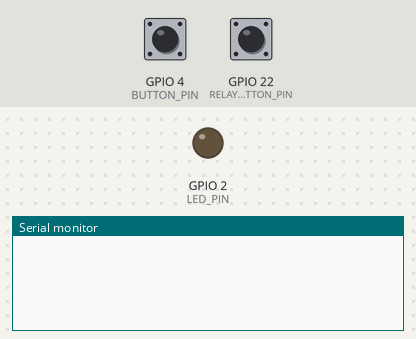
Simulated run of this sketch. Board: ESP32. Shown: output pins drawn as LEDs (lit = HIGH), the last lines printed to the serial monitor. The test bench sets the inputs (shaded band); at power-on: GPIO 4 (BUTTON_PIN) HIGH, GPIO 22 (RELAY_BUTTON_PIN) HIGH.

Above: at 1.2 s.
1.3 s: GPIO 4 (BUTTON_PIN) pulled LOW for 0.15 s
At 1.8 s:
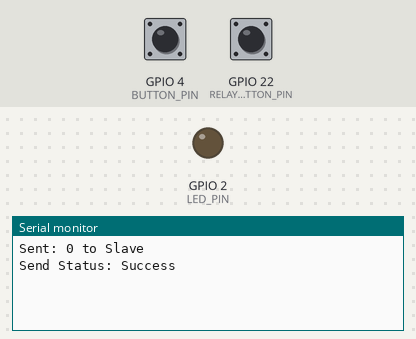
2.9 s: GPIO 22 (RELAY_BUTTON_PIN) pulled LOW for 0.15 s
At 4.3 s:
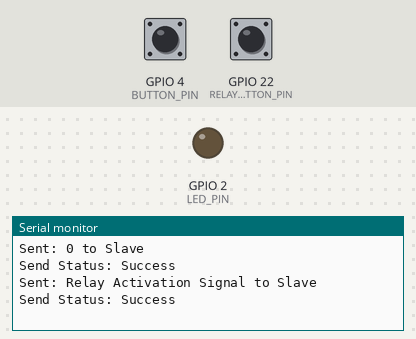

The sketch:

ESP32_esp-now_master.ino
```cpp
// ESP-NOW Master (Sender) Code
#include <esp_now.h>
#include <WiFi.h>

#define BUTTON_PIN 4   // GPIO for sending 0
#define RELAY_BUTTON_PIN 22 // GPIO for sending relay activation signal
#define LED_PIN 2      // GPIO for status indication (optional)
uint8_t slaveAddress[] = {0xEC, 0x64, 0xC9, 0x7C, 0xD6, 0x2C}; // Replace with the actual MAC of the Slave ESP32

// Data structure to send
typedef struct {
    uint8_t value;
} DataPacket;

DataPacket sendData;
unsigned long lastButtonPress = 0;
unsigned long lastRelayPress = 0;
const int debounceDelay = 300;

void OnDataSent(const uint8_t *mac_addr, esp_now_send_status_t status) {
    Serial.print("Send Status: ");
    Serial.println(status == ESP_NOW_SEND_SUCCESS ? "Success" : "Fail");
}

void OnDataRecv(const uint8_t *mac, const uint8_t *incomingData, int len) {
    DataPacket receivedData;
    memcpy(&receivedData, incomingData, sizeof(receivedData));
    if (receivedData.value == 1) {
        digitalWrite(LED_PIN, HIGH); // Turn on LED to indicate acknowledgment
        Serial.println("Acknowledgment received from Slave!");
        delay(500);
        digitalWrite(LED_PIN, LOW);
    }
}

void setup() {
    Serial.begin(115200);
    WiFi.mode(WIFI_STA);
    pinMode(BUTTON_PIN, INPUT_PULLUP);
    pinMode(RELAY_BUTTON_PIN, INPUT_PULLUP);
    pinMode(LED_PIN, OUTPUT);

    if (esp_now_init() != ESP_OK) {
        Serial.println("ESP-NOW initialization failed!");
        return;
    }
    esp_now_register_send_cb(OnDataSent);
    esp_now_register_recv_cb(OnDataRecv);

    esp_now_peer_info_t peerInfo = {};
    memcpy(peerInfo.peer_addr, slaveAddress, 6);
    peerInfo.channel = 0;
    peerInfo.encrypt = false;

    if (esp_now_add_peer(&peerInfo) != ESP_OK) {
        Serial.println("Failed to add peer");
        return;
    }
}

void loop() {
    if (digitalRead(BUTTON_PIN) == LOW && millis() - lastButtonPress > debounceDelay) {
        lastButtonPress = millis();
        sendData.value = 0;
        esp_err_t result = esp_now_send(slaveAddress, (uint8_t *)&sendData, sizeof(sendData));
        if (result == ESP_OK) {
            Serial.println("Sent: 0 to Slave");
        } else {
            Serial.println("Send failed");
        }
    }
    if (digitalRead(RELAY_BUTTON_PIN) == LOW && millis() - lastRelayPress > debounceDelay) {
        lastRelayPress = millis();
        sendData.value = 2; // Signal for relay activation
        esp_err_t result = esp_now_send(slaveAddress, (uint8_t *)&sendData, sizeof(sendData));
        if (result == ESP_OK) {
            Serial.println("Sent: Relay Activation Signal to Slave");
        } else {
            Serial.println("Send failed");
        }
    }
}
```

Measured:
- after the input at 1.3 s, the serial monitor: prints a new line at once (image 1)
- after the input at 2.9 s, the serial monitor: prints a new line at once (image 2)
